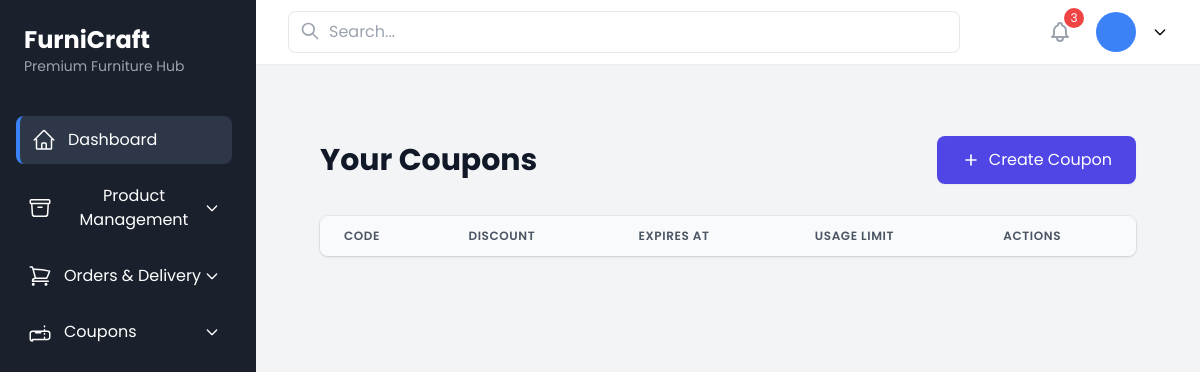
Page /view-coupons/ (signed in) on the earlier database version.
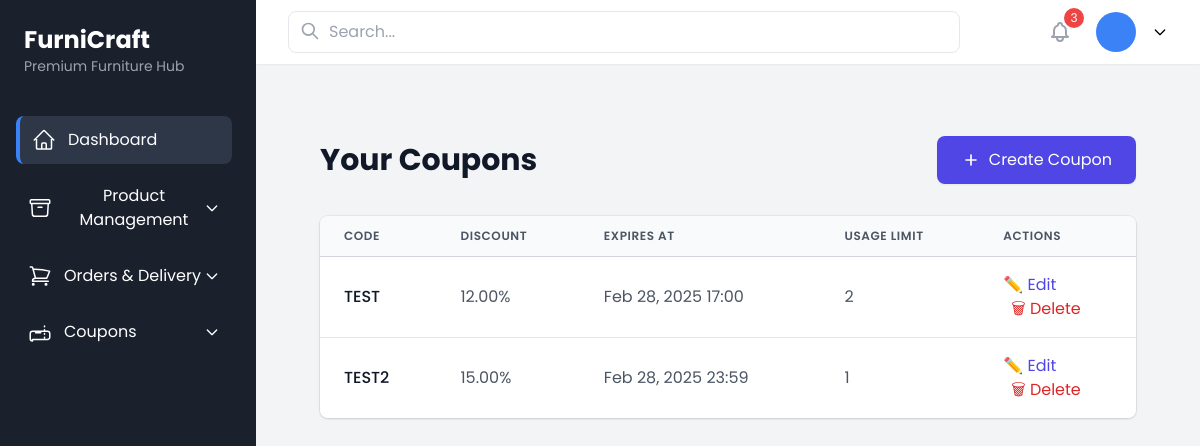
Same page on the later database version.
### authentication/models.py (models this page shows, shortened)
class Coupon(models.Model):
    code = models.CharField(max_length=50, unique=True)
    discount_percentage = models.DecimalField(max_digits=5, decimal_places=2, default=0)  # Discount in %
    expires_at = models.DateTimeField()  # Expiration date
    usage_limit = models.PositiveIntegerField(default=1)  # How many times it can be used
    used_count = models.PositiveIntegerField(default=0)  # Track usage count
    created_at = models.DateTimeField(auto_now_add=True)
    seller = models.ForeignKey(Seller, related_name="seller_coupon",on_delete=models.CASCADE)

### authentication/views.py (the view)
# urls.py: path("view-coupons/", view_coupons, name="view_coupons"),
@login_required
def view_coupons(request):
    if not hasattr(request.user, 'seller'):
        messages.error(request, "You do not have permission to view coupons.")
        return redirect("home")
    seller = request.user.seller
    coupons = Coupon.objects.filter(seller=seller)
    return render(request, "view_coupons.html", {"coupons": coupons})

### authentication/context_processors.py (called while the page is built)
def base_template_processor(request):
    base_template = None
    if request.user.is_authenticated:
        user_role = request.user.role
        base_templates = {
            "admin": "base/admin_base.html",
            "customer": "base/customer_base.html",
            "seller": "base/seller_base.html",
            "delivery_guy": "base/delivery_base.html",
        }
        base_template = base_templates.get(user_role, base_template)
    return {"base_template": base_template}

### templates/view_coupons.html (shortened to what this page needs)
{% extends base_template %}
{% block content %}
<div class="max-w-7xl mx-auto px-4 sm:px-6 lg:px-8 py-12">
  <div class="flex flex-col sm:flex-row justify-between items-center mb-8 space-y-4 sm:space-y-0">
    <h2 class="text-3xl font-bold text-gray-900">Your Coupons</h2>
    <button onclick="openModal('addCouponModal')" class="bg-indigo-600 hover:bg-indigo-700 text-white px-6 py-3 rounded-lg shadow-sm transition-colors duration-200 flex items-center">
      <svg class="w-5 h-5 mr-2" fill="none" stroke="currentColor" viewBox="0 0 24 24">
        <path stroke-linecap="round" stroke-linejoin="round" stroke-width="2" d="M12 6v6m0 0v6m0-6h6m-6 0H6"/>
      </svg>
      Create Coupon
    </button>
  </div>
  <div class="overflow-x-auto rounded-lg shadow ring-1 ring-black ring-opacity-5">
    <table class="min-w-full divide-y divide-gray-300">
      <thead class="bg-gray-50">
        <tr>
          <th class="px-6 py-3 text-left text-xs font-semibold text-gray-600 uppercase tracking-wider">Code</th>
          <th class="px-6 py-3 text-left text-xs font-semibold text-gray-600 uppercase tracking-wider">Discount</th>
          <th class="px-6 py-3 text-left text-xs font-semibold text-gray-600 uppercase tracking-wider">Expires At</th>
          <th class="px-6 py-3 text-left text-xs font-semibold text-gray-600 uppercase tracking-wider">Usage Limit</th>
          <th class="px-6 py-3 text-left text-xs font-semibold text-gray-600 uppercase tracking-wider">Actions</th>
        </tr>
      </thead>
      <tbody class="bg-white divide-y divide-gray-200">
        {% for coupon in coupons %}
        <tr class="hover:bg-gray-50 transition-colors duration-200">
          <td class="px-6 py-4 whitespace-nowrap font-medium text-gray-900">{{ coupon.code }}</td>
          <td class="px-6 py-4 whitespace-nowrap text-gray-600">{{ coupon.discount_percentage }}%</td>
          <td class="px-6 py-4 whitespace-nowrap text-gray-600">{{ coupon.expires_at|date:"M d, Y H:i" }}</td>
          <td class="px-6 py-4 whitespace-nowrap text-gray-600">{{ coupon.usage_limit }}</td>
          <td class="px-6 py-4 whitespace-nowrap space-x-2">
            <button onclick="openEditModal('{{ coupon.id }}', '{{ coupon.code }}', '{{ coupon.discount_percentage }}', '{{ coupon.expires_at|date:"Y-m-d\TH:i" }}', '{{ coupon.usage_limit }}')"
                    class="text-indigo-600 hover:text-indigo-900 flex items-center">
              ✏️ Edit
            </button>
            <button onclick="deleteCoupon('{{ coupon.id }}')"
                    class="text-red-600 hover:text-red-900 flex items-center">
              🗑 Delete
            </button>
          </td>
        </tr>
        {% endfor %}
      </tbody>
    </table>
  </div>
</div>
{% endblock %}

Differences in the rows shown:
added Coupon: code "TEST", discount_percentage "12.00", expires_at "Feb 28, 2025 17:00", usage_limit "2"
added Coupon: code "TEST2", discount_percentage "15.00", expires_at "Feb 28, 2025 23:59", usage_limit "1"
